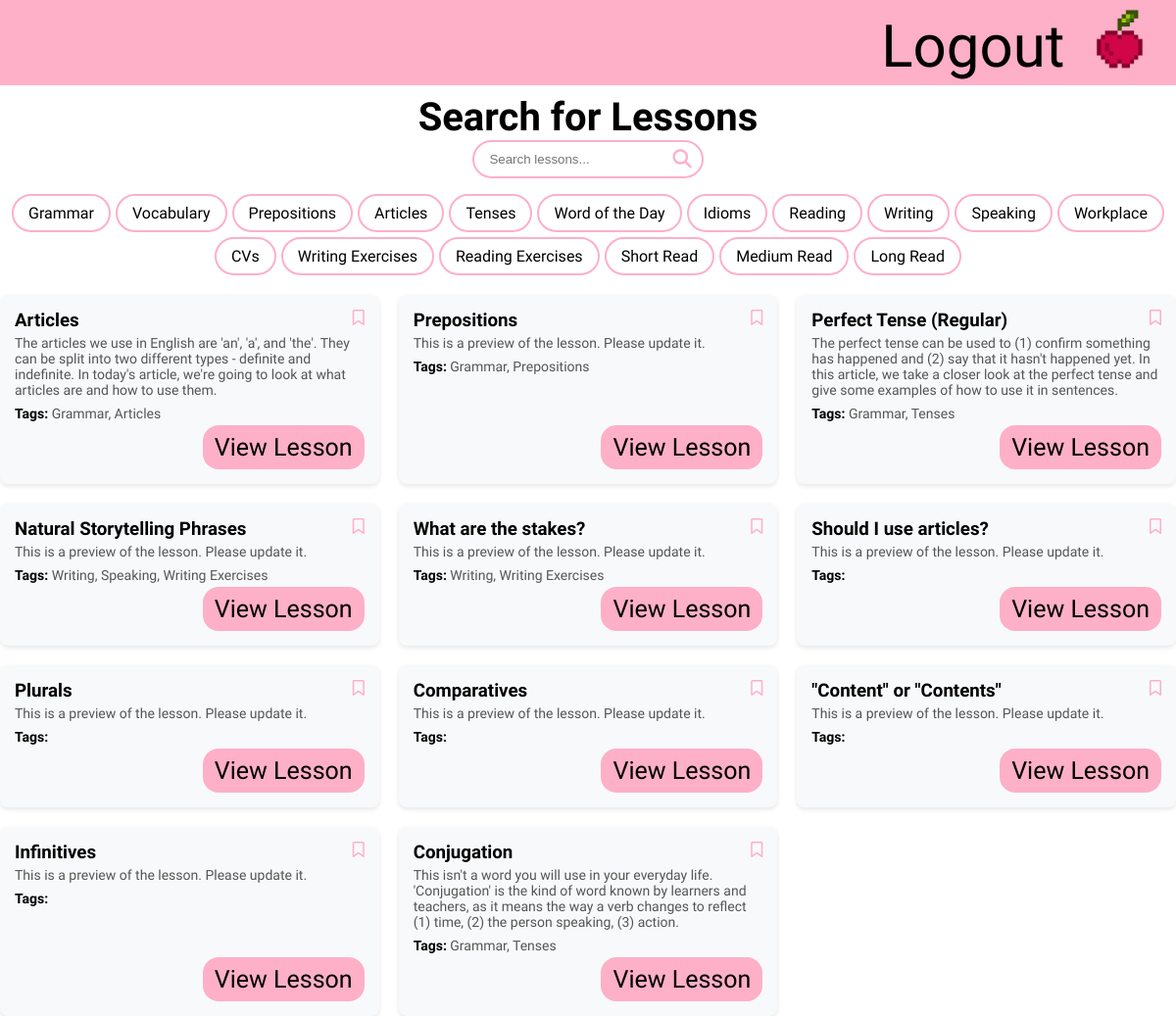
Before: /lesson_search/ (signed in) with the older database file.
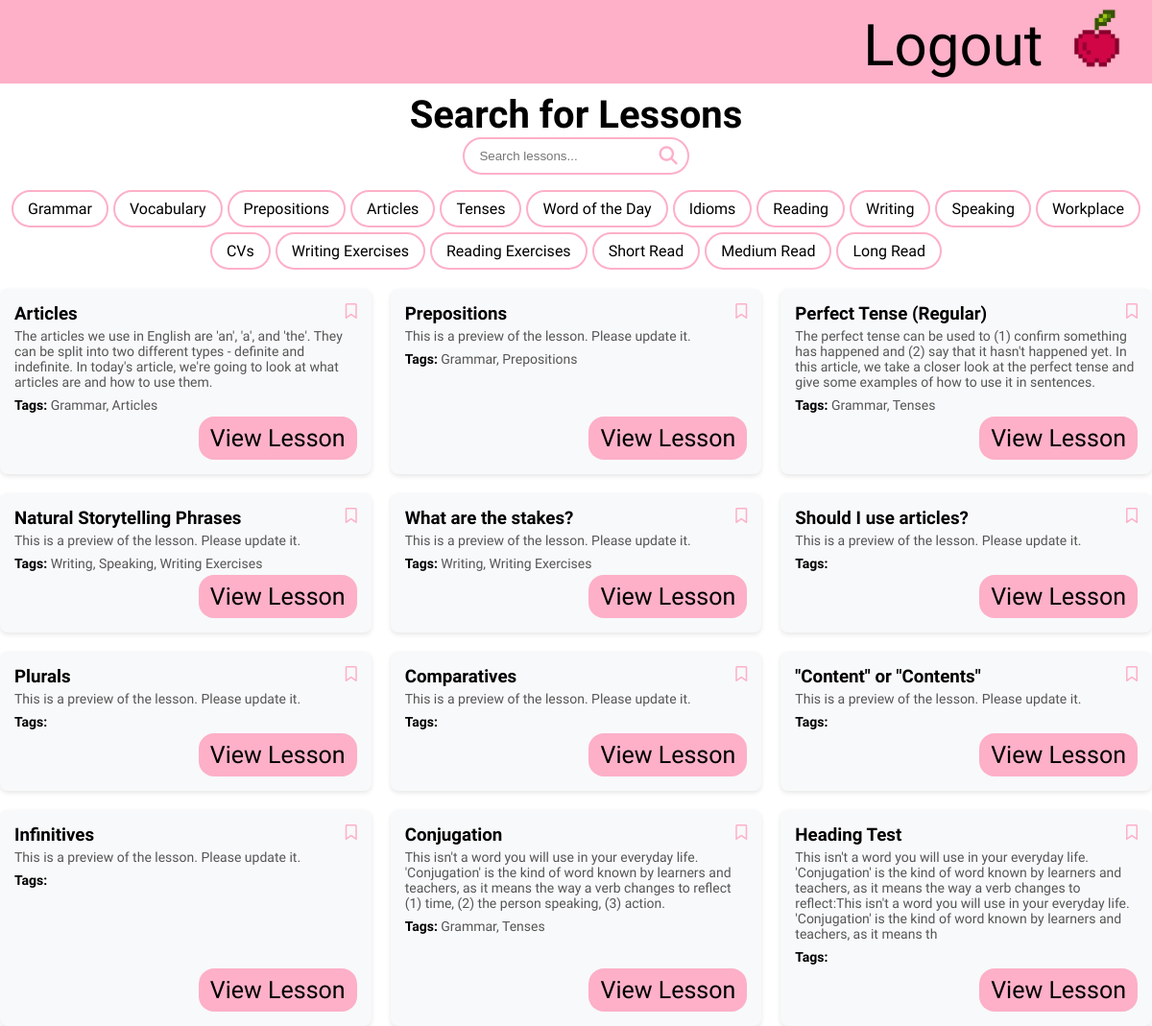
After: the same page with the newer database file.
### learning/models.py (models this page shows, shortened)
class Tag(models.Model):
    name = models.CharField(max_length=50, unique=True)

class Lesson(models.Model):
    title = models.CharField(max_length=255)
    preview = models.TextField(
        validators=[MinLengthValidator(200), MaxLengthValidator(300)],
        help_text="A short preview of the lesson (200-300 characters)",
    )
    content = CKEditor5Field(null=True, blank=True, config_name='default')
    created_by = models.ForeignKey(User, on_delete=models.CASCADE)
    created_at = models.DateTimeField(auto_now_add=True)
    updated_at = models.DateTimeField(auto_now=True)
    tags = models.ManyToManyField(Tag, related_name='lessons', blank=True)

### learning/views.py (the view)
# urls.py: path("lesson_search/", views.lesson_search, name="lesson_search"),
@login_required
def lesson_search(request):
    query = request.GET.get("q", "")
    tag_filter = request.GET.getlist("tags")
    lessons = Lesson.objects.all()
    if query:
        lessons = lessons.filter(
            Q(title__icontains=query) |
            Q(preview__icontains=query) |
            Q(content__icontains=query)
        )
    if tag_filter:
        lessons = lessons.filter(tags__id__in=tag_filter).distinct()
    tags = Tag.objects.all()
    bookmarked_lessons = set(BookmarkedLesson.objects.filter(user=request.user).values_list('lesson_id', flat=True))
    return render(request, "student/lesson_search.html", {
        "lessons": lessons,
        "tags": tags,
        "query": query,
        "selected_tags": tag_filter,
        "bookmarked_lessons": bookmarked_lessons  # ✅ Pass precomputed bookmarks
    })

### learning/context_processors.py (called while the page is built)
def user_group_context(request):
    user_group = None
    if request.user.is_authenticated:
        if request.user.groups.filter(name="Content Creators").exists():
            user_group = "Content Creators"
        elif request.user.groups.filter(name="Students").exists():
            user_group = "Students"
    return {"user_group": user_group}

### learning/templates/student/lesson_search.html (shortened to what this page needs)
{% extends "base.html" %}
{% block content %}
<h2>Search for Lessons</h2>
<form method="GET" action="{% url 'lesson_search' %}" class="search-lessons">
    <div class="search-bar">
        <input type="text" name="q" placeholder="Search lessons..." value="{{ query }}" id="search-input">
        <button type="submit" class="search-btn">
            <i class="fa-solid fa-magnifying-glass" style="color: #fdb0c8;"></i>
        </button>
    </div>
    <div class="tag-container">
        {% for tag in tags %}
            <label for="tag-{{ tag.id }}" class="tag-label {% if tag.id|stringformat:"s" in selected_tags %}selected{% endif %}">
                {{ tag.name }}
            </label>
        {% endfor %}
    </div>
</form>
{% if lessons %}
    <div class="lesson-grid">
        {% for lesson in lessons %}
            <div class="lesson-card">
                <div class="title-div">
                    <h3>{{ lesson.title }}</h3>
                    <i class="fa{% if lesson.id in bookmarked_lessons %}-solid{% else %}-regular{% endif %} fa-bookmark bookmark-icon"
                       data-lesson="{{ lesson.id }}"
                       style="color: #fdb0c8; cursor: pointer;">
                    </i>
                </div>
                <p>{{ lesson.preview }}</p>
                <p><strong>Tags:</strong>
                    {% for tag in lesson.tags.all %}
                        {{ tag.name }}{% if not forloop.last %}, {% endif %}
                    {% endfor %}
                </p>
                <a href="{% url 'lesson_view' lesson.id %}" class="btn btn-primary">View Lesson</a>
            </div>
        {% endfor %}
    </div>
{% else %}
    <p>No lessons found.</p>
{% endif %}
{% endblock %}

Changed rows visible on the page:
added Lesson: title "Heading Test", preview "This isn't a word you will use in your everyday life. 'Conjugation' is the kind of word known by learners and teachers, as it means the way a verb changes to reflect:This isn't a word you will use in your everyday life. 'Conjugation' is the kind of word known by learners and teachers, as it means th"
